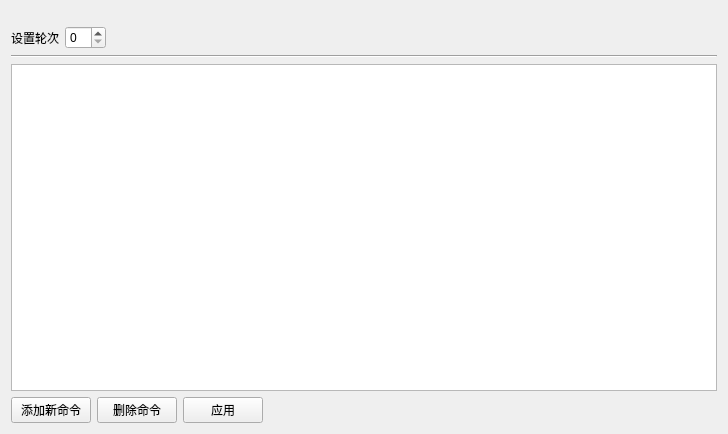
<?xml version="1.0" encoding="UTF-8"?>
<ui version="4.0">
 <class>CmdsForm</class>
 <widget class="QWidget" name="CmdsForm">
  <property name="geometry">
   <rect>
    <x>0</x>
    <y>0</y>
    <width>728</width>
    <height>434</height>
   </rect>
  </property>
  <property name="windowTitle">
   <string>Form</string>
  </property>
  <layout class="QVBoxLayout" name="verticalLayout_2">
   <item>
    <layout class="QVBoxLayout" name="verticalLayout" stretch="0,0,0,0">
     <item>
      <layout class="QHBoxLayout" name="horizontalLayout_2">
       <property name="leftMargin">
        <number>0</number>
       </property>
       <property name="topMargin">
        <number>15</number>
       </property>
       <property name="rightMargin">
        <number>0</number>
       </property>
       <item>
        <widget class="QLabel" name="label_rounds">
         <property name="text">
          <string>设置轮次</string>
         </property>
        </widget>
       </item>
       <item>
        <widget class="QSpinBox" name="rounds_spinBox"/>
       </item>
       <item>
        <spacer name="horizontalSpacer_2">
         <property name="orientation">
          <enum>Qt::Horizontal</enum>
         </property>
         <property name="sizeHint" stdset="0">
          <size>
           <width>40</width>
           <height>20</height>
          </size>
         </property>
        </spacer>
       </item>
      </layout>
     </item>
     <item>
      <widget class="Line" name="line">
       <property name="orientation">
        <enum>Qt::Horizontal</enum>
       </property>
      </widget>
     </item>
     <item>
      <widget class="QListView" name="cmds_listView"/>
     </item>
     <item>
      <layout class="QHBoxLayout" name="horizontalLayout">
       <property name="topMargin">
        <number>0</number>
       </property>
       <item>
        <widget class="QPushButton" name="btn_add">
         <property name="sizePolicy">
          <sizepolicy hsizetype="Fixed" vsizetype="Fixed">
           <horstretch>0</horstretch>
           <verstretch>0</verstretch>
          </sizepolicy>
         </property>
         <property name="text">
          <string>添加新命令</string>
         </property>
        </widget>
       </item>
       <item>
        <widget class="QPushButton" name="btn_remove">
         <property name="text">
          <string>删除命令</string>
         </property>
        </widget>
       </item>
       <item>
        <widget class="QPushButton" name="btn_apply">
         <property name="text">
          <string>应用</string>
         </property>
        </widget>
       </item>
       <item>
        <spacer name="horizontalSpacer">
         <property name="orientation">
          <enum>Qt::Horizontal</enum>
         </property>
         <property name="sizeHint" stdset="0">
          <size>
           <width>40</width>
           <height>20</height>
          </size>
         </property>
        </spacer>
       </item>
      </layout>
     </item>
    </layout>
   </item>
  </layout>
 </widget>
 <resources/>
 <connections/>
</ui>
